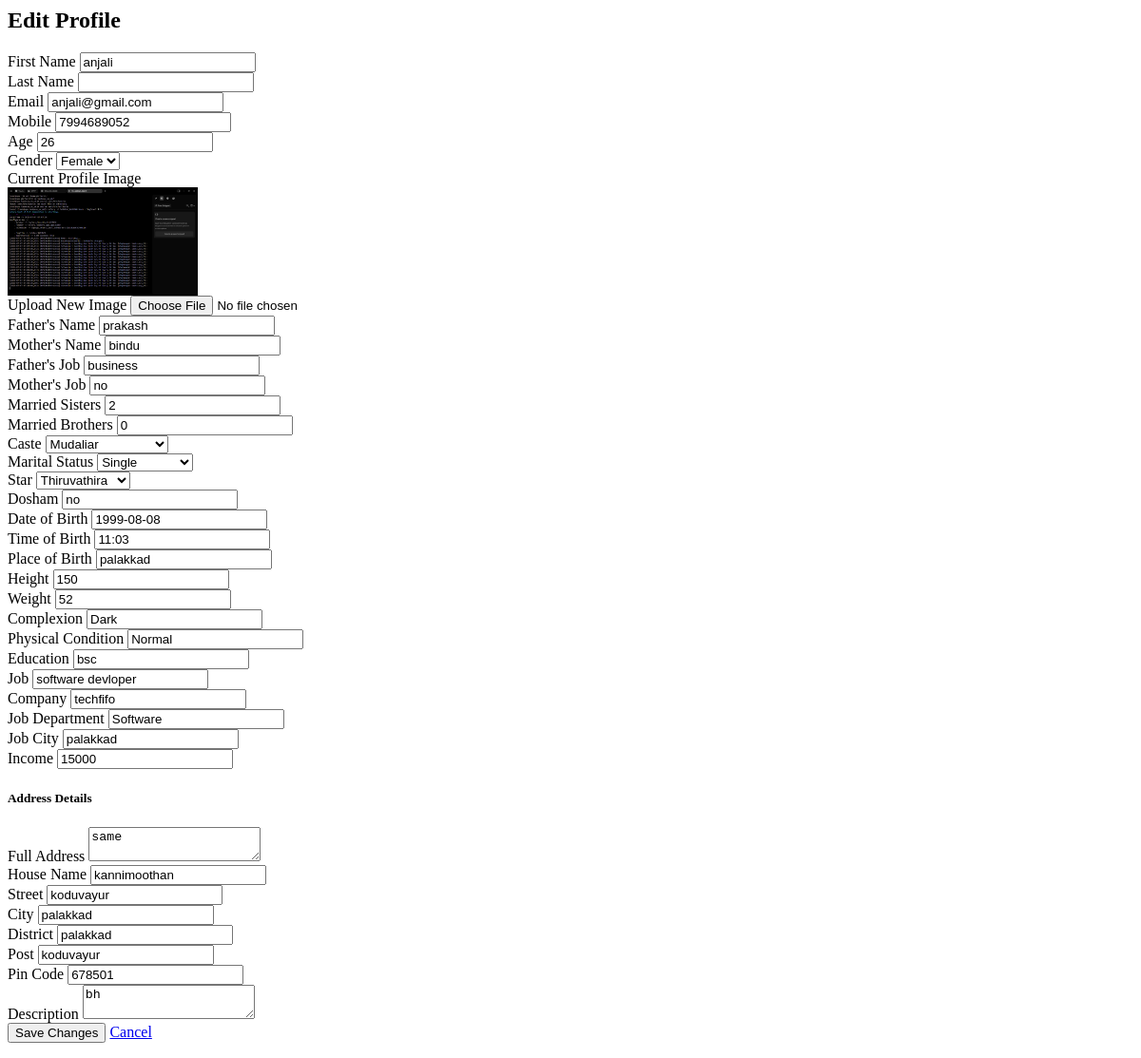
The page /edit-profile/ (signed in) on the database as committed earlier.
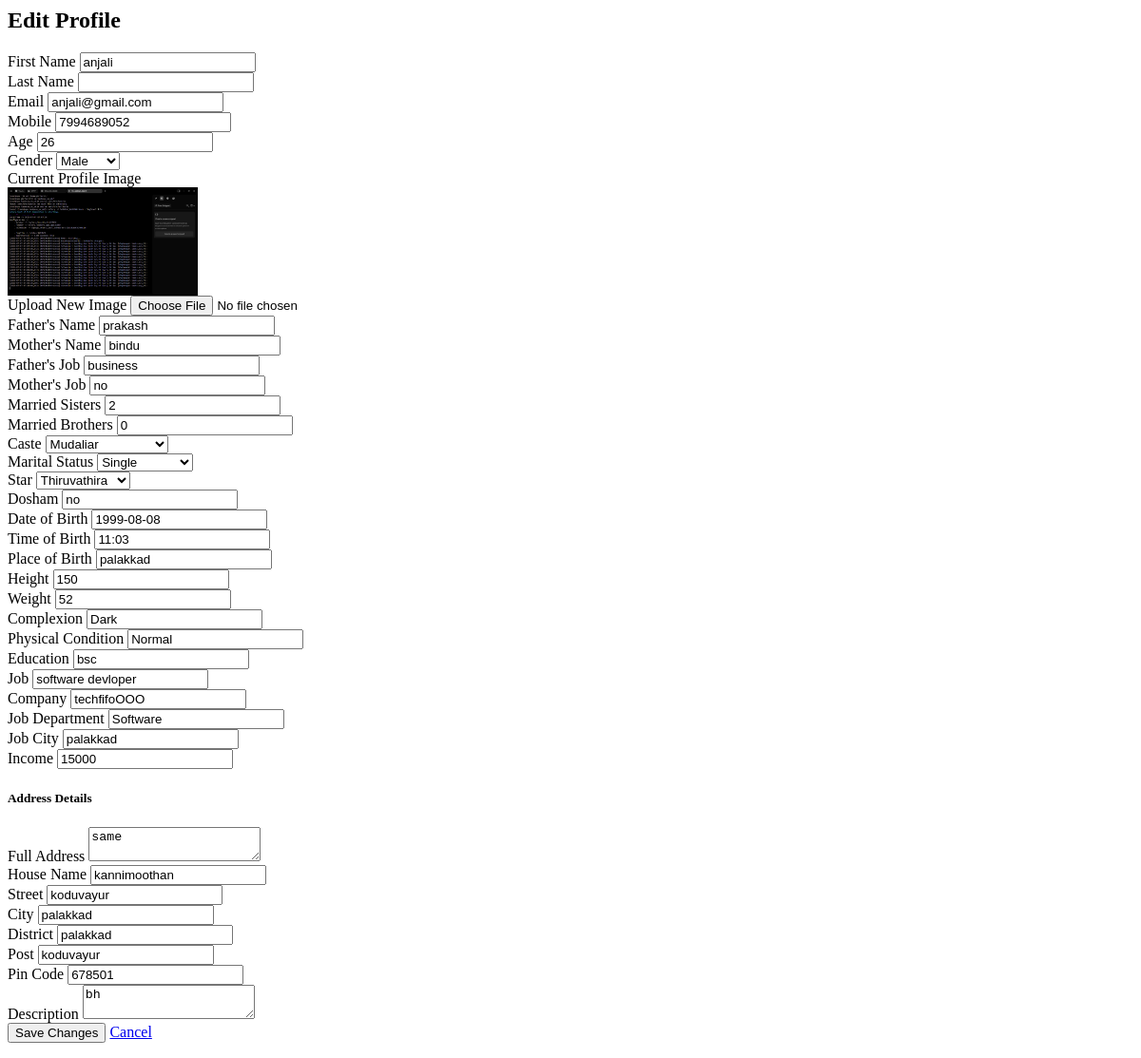
The same page on the database as committed later.
### accounts/models.py (models this page shows, shortened)
class Customer(models.Model):
    user = models.OneToOneField(User, related_name="customer_profile", on_delete=models.CASCADE, blank=True, null=True)
    CASTE_CHOICES = (
        ("Mudaliar", "Mudaliar"),
        ("Chetty", "Chetty"),
        ("Devanga", "Devanga"),
        ("Ezhavas_Thiyas", "Ezhavas & Thiyas"),
        ("Thandan", "Thandan"),
    )
    MARITAL_STATUS_CHOICES = (
        ("Single", "Single"),
        ("Divorced", "Divorced"),
    )
    STAR_CHOICES = (
        ("Aswathi", "Aswathi"),
        ("Bharani", "Bharani"),
        ("Karthika", "Karthika"),
        ("Rohini", "Rohini"),
        ("Makayiram", "Makayiram"),
        ("Thiruvathira", "Thiruvathira"),
        ("Punartham", "Punartham"),
        ("Pooyam", "Pooyam"),
        ("Aayilyam", "Aayilyam"),
        ("Makam", "Makam"),
        ("Pooram", "Pooram"),
        ("Uthram", "Uthram"),
        ("Atham", "Atham"),
        ("Chittira", "Chittira"),
        ("Chothi", "Chothi"),
        ("Vishakam", "Vishakam"),
        ("Anizham", "Anizham"),
        ("Thiruketta", "Thiruketta"),
        ("Moolam", "Moolam"),
        ("Pooradam", "Pooradam"),
        ("Uthradam", "Uthradam"),
        ("Thiruvonam", "Thiruvonam"),
        ("Avittam", "Avittam"),
        ("Chathayam", "Chathayam"),
        ("Pooruruttathi", "Pooruruttathi"),
        ("Uthrattathi", "Uthrattathi"),
        ("Revathi", "Revathi"),
    )
    father_name = models.CharField(max_length=256, blank=True, null=True)
    age = models.IntegerField(blank=True, null=True)
    gender = models.CharField(max_length=256, blank=True, null=True)
    contact_no = models.CharField(max_length=10, blank=True, null=True)
    description = models.CharField(max_length=256, blank=True, null=True)
    profile_image = models.ImageField(upload_to="profile_images/", null=True, blank=True)
    id_proof = models.CharField(max_length=256, blank=True, null=True)
    address = models.CharField(max_length=300, blank=True, null=True)
    star = models.CharField(max_length=50, choices=STAR_CHOICES, blank=True, null=True)
    married_sisters = models.CharField(max_length=250, blank=True, null=True)
    married_brothers = models.CharField(max_length=250, blank=True, null=True)
    no_sisters = models.CharField(max_length=250, blank=True, null=True)
    no_brothers = models.CharField(max_length=250, blank=True, null=True)
    mother_job = models.CharField(max_length=250, blank=True, null=True)
    father_job = models.CharField(max_length=250, blank=True, null=True)
    mother_name = models.CharField(max_length=250, blank=True, null=True)
    landline_no = models.IntegerField(blank=True, null=True)
    year = models.CharField(max_length=250, blank=True, null=True)
    school = models.CharField(max_length=250, blank=True, null=True)
    education = models.CharField(max_length=250, blank=True, null=True)
    income = models.CharField(max_length=250, blank=True, null=True)
    job_city = models.CharField(max_length=250, blank=True, null=True)
    job_department = models.CharField(max_length=250, blank=True, null=True)
    company = models.CharField(max_length=250, blank=True, null=True)
    job = models.CharField(max_length=250, blank=True, null=True)
    caste = models.CharField(max_length=250, choices=CASTE_CHOICES, blank=True, null=True)
    marital_status = models.CharField(max_length=50, choices=MARITAL_STATUS_CHOICES, blank=True, null=True)
    physical_condition = models.CharField(max_length=250, blank=True, null=True)
    weight = models.CharField(max_length=250, blank=True, null=True)
    complexion = models.CharField(max_length=250, blank=True, null=True)
    height = models.CharField(max_length=250, blank=True, null=True)
    time_birth = models.CharField(max_length=250, blank=True, null=True)
    place_birth = models.CharField(max_length=250, blank=True, null=True)
    dob = models.CharField(max_length=250, blank=True, null=True)
    district = models.CharField(max_length=250, blank=True, null=True)
    city = models.CharField(max_length=250, blank=True, null=True)
    post = models.CharField(max_length=250, blank=True, null=True)
    pin_code = models.CharField(max_length=250, blank=True, null=True)
    street = models.CharField(max_length=250, blank=True, null=True)
    house_name = models.CharField(max_length=250, blank=True, null=True)
    STATUS_CHOICES = (
        (0, "Pending"),
        (1, "Approved"),
    )
    status = models.IntegerField(choices=STATUS_CHOICES, default=0)
    is_active= models.BooleanField(default=True)
    created = models.DateTimeField(auto_now_add=True, blank=True, null=True)
    updated = models.DateTimeField(auto_now=True, blank=True, null=True)
    dosham = models.CharField(max_length=50, blank=True, null=True)

### accounts/views.py (the view, shortened to what this page needs)
# urls.py: path('edit-profile/', views.edit_profile, name='edit_profile'),
@login_required
def edit_profile(request):
    try:
        customer_profile = Customer.objects.get(user=request.user)
    except Customer.DoesNotExist:
        messages.error(request, "Profile not found.")
        return redirect('customer_dashboard')
    user = request.user
    context = {
        'customer_profile': customer_profile,
        'user': user,
    }
    return render(request, 'customer_dashboard/edit_profile.html', context)

### templates/customer_dashboard/edit_profile.html (shortened to what the changed rows need)
<div class="container mt-5">
    <h2>Edit Profile</h2>
<form method="post" enctype="multipart/form-data">
    <div class="row">
        <div class="col-md-6 mb-3">
            <label for="contact_no" class="form-label">Mobile</label>
            <input type="text" class="form-control" id="contact_no" name="contact_no" value="{{ customer_profile.contact_no }}">
        </div>
        <div class="col-md-6 mb-3">
            <label for="age" class="form-label">Age</label>
            <input type="number" class="form-control" id="age" name="age" value="{{ customer_profile.age }}">
        </div>
        <div class="col-md-6 mb-3">
            <label for="gender" class="form-label">Gender</label>
            <select class="form-control" id="gender" name="gender">
                <option value="Male" {% if customer_profile.gender == 'Male' %}selected{% endif %}>Male</option>
                <option value="Female" {% if customer_profile.gender == 'Female' %}selected{% endif %}>Female</option>
            </select>
        </div>
        <div class="col-md-12 mb-3">
            <label class="form-label">Current Profile Image</label>
            {% if customer_profile.profile_image %}
                <img src="{{ customer_profile.profile_image.url }}" alt="Current Profile Image" style="max-width: 200px; display: block;">
            {% else %}
                <p>No profile image uploaded.</p>
            {% endif %}
        </div>
        <div class="col-md-6 mb-3">
            <label for="father_name" class="form-label">Father's Name</label>
            <input type="text" class="form-control" id="father_name" name="father_name" value="{{ customer_profile.father_name }}">
        </div>
        <div class="col-md-6 mb-3">
            <label for="mother_name" class="form-label">Mother's Name</label>
            <input type="text" class="form-control" id="mother_name" name="mother_name" value="{{ customer_profile.mother_name }}">
        </div>
        <div class="col-md-6 mb-3">
            <label for="father_job" class="form-label">Father's Job</label>
            <input type="text" class="form-control" id="father_job" name="father_job" value="{{ customer_profile.father_job }}">
        </div>
        <div class="col-md-6 mb-3">
            <label for="mother_job" class="form-label">Mother's Job</label>
            <input type="text" class="form-control" id="mother_job" name="mother_job" value="{{ customer_profile.mother_job }}">
        </div>
        <div class="col-md-6 mb-3">
            <label for="married_sisters" class="form-label">Married Sisters</label>
            <input type="text" class="form-control" id="married_sisters" name="married_sisters" value="{{ customer_profile.married_sisters }}">
        </div>
        <div class="col-md-6 mb-3">
            <label for="married_brothers" class="form-label">Married Brothers</label>
            <input type="text" class="form-control" id="married_brothers" name="married_brothers" value="{{ customer_profile.married_brothers }}">
        </div>
        <div class="col-md-6 mb-3">
            <label for="caste" class="form-label">Caste</label>
            <select class="form-control" id="caste" name="caste">
                {% for key, value in customer_profile.CASTE_CHOICES %}
                    <option value="{{ key }}" {% if customer_profile.caste == key %}selected{% endif %}>{{ value }}</option>
                {% endfor %}
            </select>
        </div>
        <div class="col-md-6 mb-3">
            <label for="marital_status" class="form-label">Marital Status</label>
            <select class="form-control" id="marital_status" name="marital_status">
                {% for key, value in customer_profile.MARITAL_STATUS_CHOICES %}
                    <option value="{{ key }}" {% if customer_profile.marital_status == key %}selected{% endif %}>{{ value }}</option>
                {% endfor %}
            </select>
        </div>
        <div class="col-md-6 mb-3">
            <label for="star" class="form-label">Star</label>
            <select class="form-control" id="star" name="star">
                {% for key, value in customer_profile.STAR_CHOICES %}
                    <option value="{{ key }}" {% if customer_profile.star == key %}selected{% endif %}>{{ value }}</option>
                {% endfor %}
            </select>
        </div>
        <div class="col-md-6 mb-3">
            <label for="dosham" class="form-label">Dosham</label>
            <input type="text" class="form-control" id="dosham" name="dosham" value="{{ customer_profile.dosham }}">
        </div>
        <div class="col-md-6 mb-3">
            <label for="dob" class="form-label">Date of Birth</label>
            <input type="text" class="form-control" id="dob" name="dob" value="{{ customer_profile.dob }}">
        </div>
        <div class="col-md-6 mb-3">
            <label for="time_birth" class="form-label">Time of Birth</label>
            <input type="text" class="form-control" id="time_birth" name="time_birth" value="{{ customer_profile.time_birth }}">
        </div>
        <div class="col-md-6 mb-3">
            <label for="place_birth" class="form-label">Place of Birth</label>
            <input type="text" class="form-control" id="place_birth" name="place_birth" value="{{ customer_profile.place_birth }}">
        </div>
        <div class="col-md-6 mb-3">
            <label for="height" class="form-label">Height</label>
            <input type="text" class="form-control" id="height" name="height" value="{{ customer_profile.height }}">
        </div>
        <div class="col-md-6 mb-3">
            <label for="weight" class="form-label">Weight</label>
            <input type="text" class="form-control" id="weight" name="weight" value="{{ customer_profile.weight }}">
        </div>
        <div class="col-md-6 mb-3">
            <label for="complexion" class="form-label">Complexion</label>
            <input type="text" class="form-control" id="complexion" name="complexion" value="{{ customer_profile.complexion }}">
        </div>
        <div class="col-md-6 mb-3">
            <label for="physical_condition" class="form-label">Physical Condition</label>
            <input type="text" class="form-control" id="physical_condition" name="physical_condition" value="{{ customer_profile.physical_condition }}">
        </div>
        <div class="col-md-6 mb-3">
            <label for="education" class="form-label">Education</label>
            <input type="text" class="form-control" id="education" name="education" value="{{ customer_profile.education }}">
        </div>
        <div class="col-md-6 mb-3">
            <label for="job" class="form-label">Job</label>
            <input type="text" class="form-control" id="job" name="job" value="{{ customer_profile.job }}">
        </div>
        <div class="col-md-6 mb-3">
            <label for="company" class="form-label">Company</label>
            <input type="text" class="form-control" id="company" name="company" value="{{ customer_profile.company }}">
        </div>
        <div class="col-md-6 mb-3">
            <label for="job_department" class="form-label">Job Department</label>
            <input type="text" class="form-control" id="job_department" name="job_department" value="{{ customer_profile.job_department }}">
        </div>
        <div class="col-md-6 mb-3">
            <label for="job_city" class="form-label">Job City</label>
            <input type="text" class="form-control" id="job_city" name="job_city" value="{{ customer_profile.job_city }}">
        </div>
        <div class="col-md-6 mb-3">
            <label for="income" class="form-label">Income</label>
            <input type="text" class="form-control" id="income" name="income" value="{{ customer_profile.income }}">
        </div>
        <div class="col-md-6 mb-3">
            <label for="address" class="form-label">Full Address</label>
            <textarea class="form-control" id="address" name="address">{{ customer_profile.address }}</textarea>
        </div>
        <div class="col-md-6 mb-3">
            <label for="house_name" class="form-label">House Name</label>
            <input type="text" class="form-control" id="house_name" name="house_name" value="{{ customer_profile.house_name }}">
        </div>
        <div class="col-md-6 mb-3">
            <label for="street" class="form-label">Street</label>
            <input type="text" class="form-control" id="street" name="street" value="{{ customer_profile.street }}">
        </div>
        <div class="col-md-6 mb-3">
            <label for="city" class="form-label">City</label>
            <input type="text" class="form-control" id="city" name="city" value="{{ customer_profile.city }}">
        </div>
        <div class="col-md-6 mb-3">
            <label for="district" class="form-label">District</label>
            <input type="text" class="form-control" id="district" name="district" value="{{ customer_profile.district }}">
        </div>
        <div class="col-md-6 mb-3">
            <label for="post" class="form-label">Post</label>
            <input type="text" class="form-control" id="post" name="post" value="{{ customer_profile.post }}">
        </div>
        <div class="col-md-6 mb-3">
            <label for="pin_code" class="form-label">Pin Code</label>
            <input type="text" class="form-control" id="pin_code" name="pin_code" value="{{ customer_profile.pin_code }}">
        </div>
        <div class="col-md-12 mb-3">
            <label for="description" class="form-label">Description</label>
            <textarea class="form-control" id="description" name="description">{{ customer_profile.description }}</textarea>
        </div>
    </div>
</form>
</div>

Rows that differ between the two databases and show on the page:
changed Customer "prakash": gender "Female" → "Male"; company "techfifo" → "techfifoOOO"
